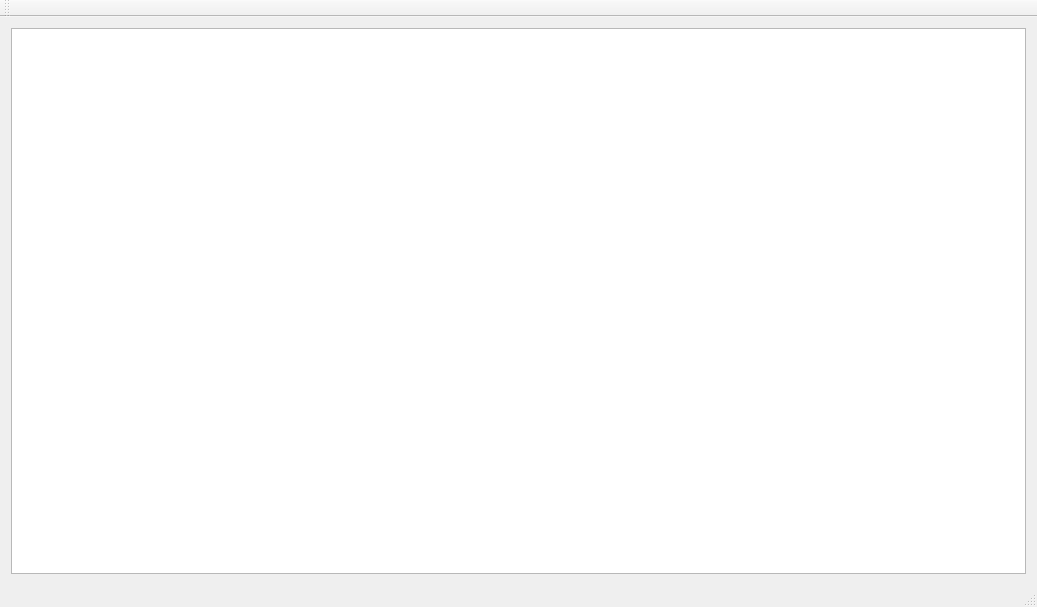
<?xml version="1.0" encoding="UTF-8"?>
<ui version="4.0">
 <class>MainWindow</class>
 <widget class="QMainWindow" name="MainWindow">
  <property name="geometry">
   <rect>
    <x>0</x>
    <y>0</y>
    <width>1037</width>
    <height>607</height>
   </rect>
  </property>
  <property name="windowTitle">
   <string>MainWindow</string>
  </property>
  <widget class="QWidget" name="centralWidget">
   <layout class="QGridLayout" name="gridLayout">
    <item row="0" column="0">
     <widget class="QTableView" name="tableView"/>
    </item>
   </layout>
  </widget>
  <widget class="QMenuBar" name="menuBar">
   <property name="geometry">
    <rect>
     <x>0</x>
     <y>0</y>
     <width>1037</width>
     <height>22</height>
    </rect>
   </property>
  </widget>
  <widget class="QToolBar" name="mainToolBar">
   <attribute name="toolBarArea">
    <enum>TopToolBarArea</enum>
   </attribute>
   <attribute name="toolBarBreak">
    <bool>false</bool>
   </attribute>
  </widget>
  <widget class="QStatusBar" name="statusBar"/>
 </widget>
 <layoutdefault spacing="6" margin="11"/>
 <resources/>
 <connections/>
</ui>
